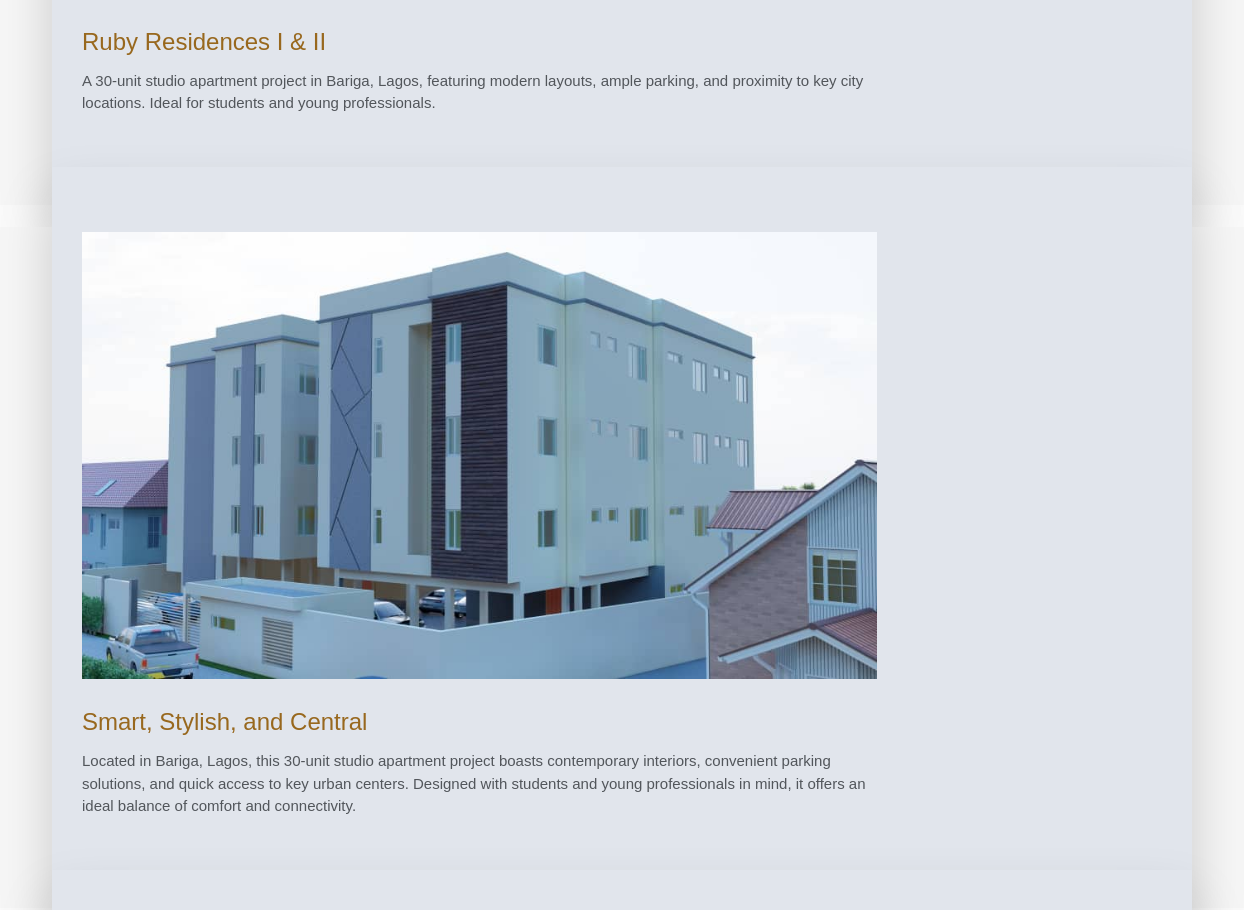
Page /sub_picture/2/ (middle part) on the earlier database version.
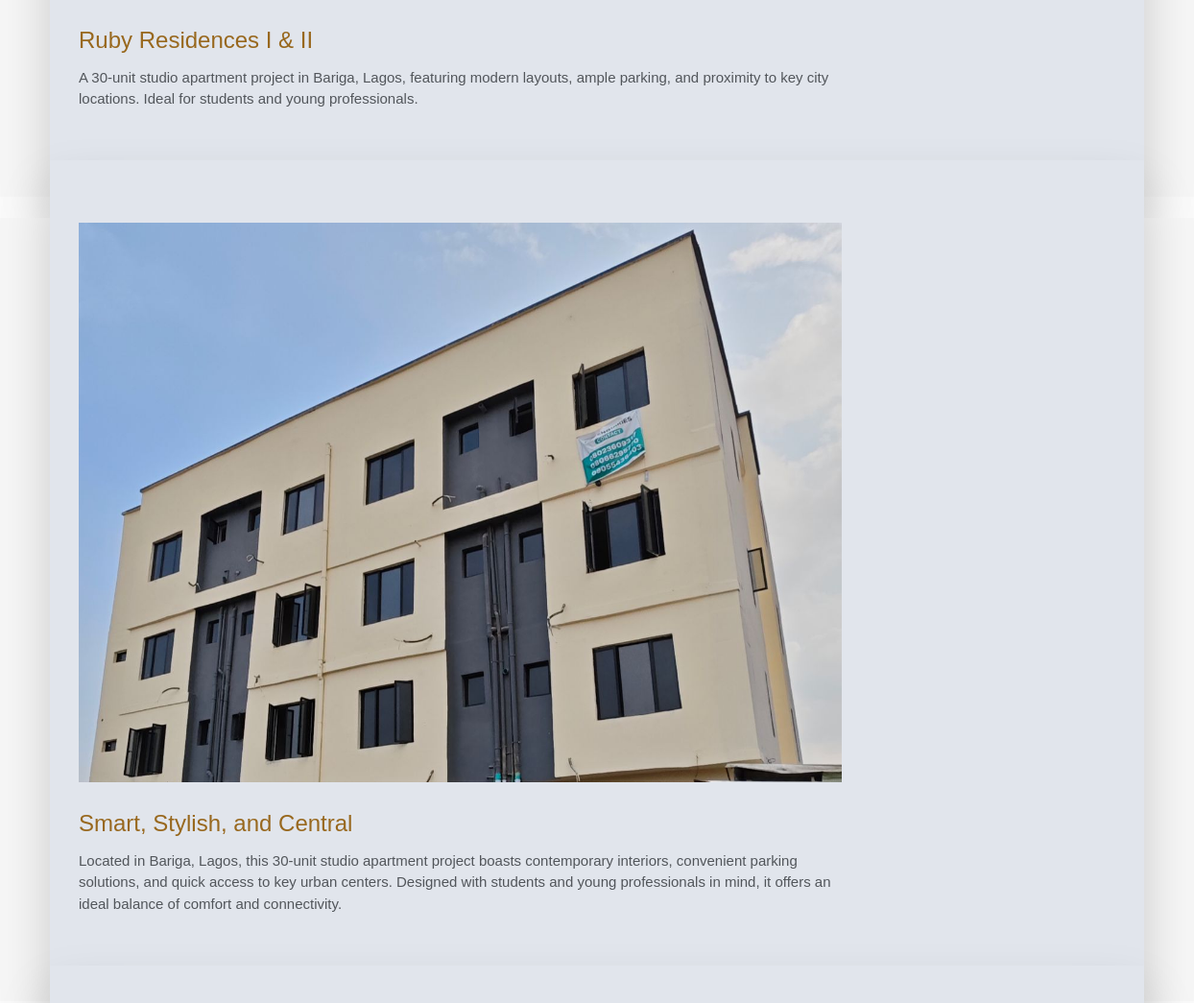
Same page on the later database version.
### deus_magnus/models.py (models this page shows, shortened)
class SubPicture_1(models.Model):
    sub_title_1 = models.CharField(max_length=200, blank=True, null=True)
    sub_description_1 = models.TextField()
    sub_slug_1 = models.SlugField (max_length=255,blank=True, null=True)
    sub_image_1 = models.ImageField(upload_to='images_sub/')
    sub_title_2 = models.CharField(max_length=200, blank=True, null=True)
    sub_description_2 = models.TextField()
    sub_image_2 = models.ImageField(upload_to='images_sub2/')
    sub_title_3 = models.CharField(max_length=200, blank=True, null=True)
    sub_description_3 = models.TextField()
    sub_image_3 = models.ImageField(upload_to='images_sub3/')
    sub_publish_date_1 = models.DateTimeField (auto_now_add= True)
    sub_author_1 = models.ForeignKey(User, on_delete=models.CASCADE)
    class Meta:
        ordering =['-sub_publish_date_1']

### deus_magnus/views.py (the view, shortened to what this page needs)
# urls.py: path('sub_picture/<int:pk>/', SubPictureDetailView.as_view(), name="sub_detail"),
class SubPictureDetailView(DetailView):
    model = SubPicture_1
    template_name = 'deus_magnus/sub_picture_detail.html'
    context_object_name = 'sub_picture'

### templates/deus_magnus/sub_picture_detail.html (shortened to what this page needs)
{% extends "base.html" %}
{% load static %}
{% block content %}
<section class="section gb nopadtop">
    <div class="container">
        <div class="boxed">
            <div class="row">
                <div class="col-md-9">
                    <div class="content blog-list">
                        <div class="blog-wrapper clearfix">
                            <div class="blog-desc-big">
                                <h3 style="color: #98681e;">{{ sub_picture.sub_title_1 }}</h3>
                                <p>{{ sub_picture.sub_description_1 }}</p>
                            </div>
                        </div>
                    </div>
                </div>
            </div>
        </div>
    </div>
</section><br>
<section class="section gb nopadtop">
    <div class="container">
        <div class="boxed">
            <div class="row">
                <div class="col-md-9">
                    <div class="content blog-list">
                        <div class="blog-wrapper clearfix">
                            <div class="blog-media">
                             {% if sub_picture.sub_image_2 %}
                                <img src="{{ sub_picture.sub_image_2.url }}" alt="" class="img-responsive">
                            {% endif %}
                            </div>
                            <div class="blog-desc-big">
                                <h3 style="color: #98681e;">{{ sub_picture.sub_title_2 }}</h3>
                                <p>{{ sub_picture.sub_description_2 }}</p>
                            </div>
                        </div>
                    </div>
                </div>
            </div>
        </div>
    </div>
</section><br>
<section class="section gb nopadtop">
    <div class="container">
        <div class="boxed">
        </div>
    </div>
</section>
{% endblock %}

Differences in the rows shown:
changed SubPicture_1 "Ruby Residences I & II": sub_image_2: a different picture
